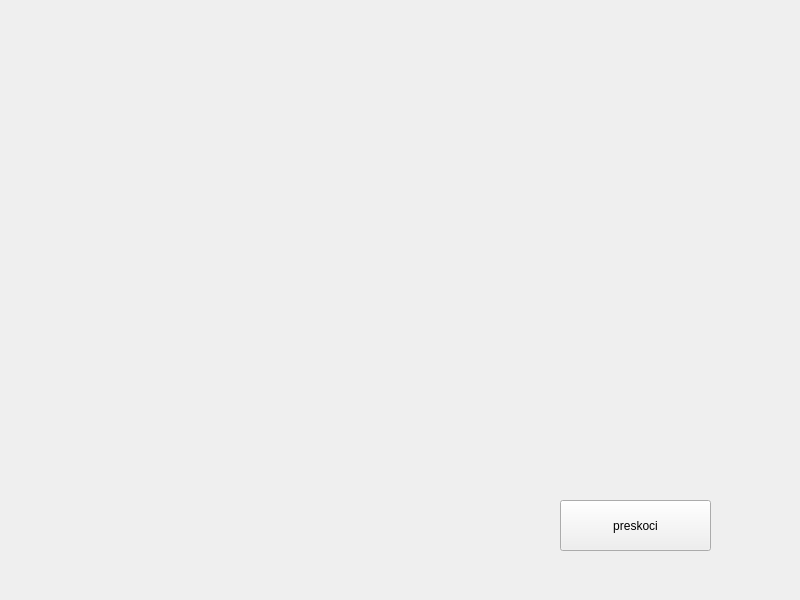
<?xml version="1.0" encoding="UTF-8"?>
<ui version="4.0">
 <class>MainWindow</class>
 <widget class="QMainWindow" name="MainWindow">
  <property name="geometry">
   <rect>
    <x>0</x>
    <y>0</y>
    <width>800</width>
    <height>600</height>
   </rect>
  </property>
  <property name="windowTitle">
   <string>MainWindow</string>
  </property>
  <widget class="QWidget" name="centralwidget">
   <widget class="QLabel" name="labelQr">
    <property name="geometry">
     <rect>
      <x>190</x>
      <y>60</y>
      <width>481</width>
      <height>401</height>
     </rect>
    </property>
    <property name="text">
     <string/>
    </property>
   </widget>
   <widget class="QPushButton" name="skipButton">
    <property name="geometry">
     <rect>
      <x>560</x>
      <y>500</y>
      <width>151</width>
      <height>51</height>
     </rect>
    </property>
    <property name="text">
     <string>preskoci</string>
    </property>
   </widget>
  </widget>
 </widget>
 <resources/>
 <connections/>
</ui>
